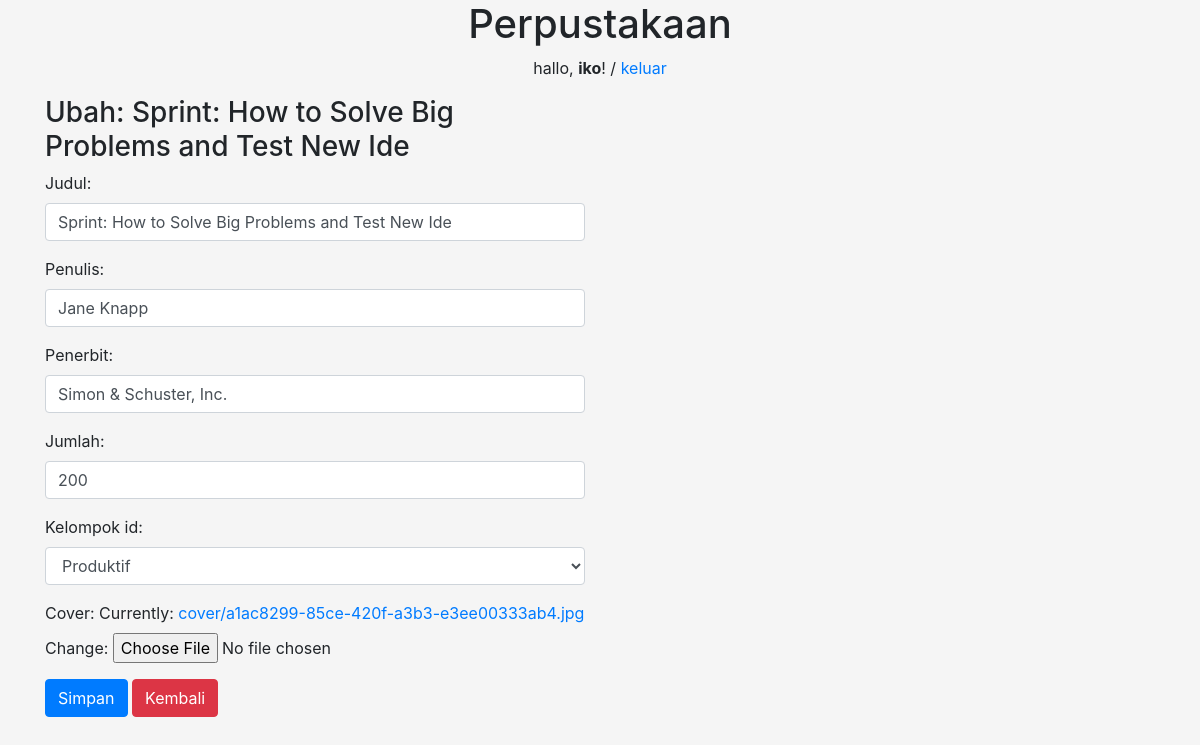
The app's page /buku/ubah/5 (signed in) with its own data.
### perpustakaan/models.py (models this page shows, shortened)
class Buku(models.Model):
    judul = models.CharField(max_length=50)
    penulis = models.CharField(max_length=40)
    penerbit = models.CharField(max_length=40)
    jumlah = models.IntegerField(null=True)
    kelompok_id = models.ForeignKey(Kelompok, on_delete=models.CASCADE, null=True)
    cover = models.ImageField(upload_to='cover/', null=True)
    tanggal = models.DateTimeField(auto_now_add=True, null=True)

### perpustakaan/views.py (the view)
# urls.py: path('buku/ubah/<int:id_buku>', ubah_buku, name='ubah_buku'),
@login_required(login_url=settings.LOGIN_URL)
def ubah_buku(request, id_buku):
    buku = Buku.objects.get(id=id_buku)
    template = 'ubah-buku.html'
    if request.POST:
        form = FormBuku(request.POST, request.FILES, instance=buku)
        if form.is_valid():
            form.save()
            messages.success(request, "Data Berhasil diperbaharui!")
            return redirect('ubah_buku', id_buku=id_buku)
    else:
        form = FormBuku(instance=buku)
        konteks = {
            'form':form,
            'buku':buku,
        }
    return render(request, template, konteks)

### perpustakaan/form.py
class FormBuku(ModelForm):
    class Meta:
        model = Buku
        fields = '__all__'
        widgets = {
            'judul' : forms.TextInput({'class':'form-control'}),
            'penulis' : forms.TextInput({'class':'form-control'}),
            'penerbit' : forms.TextInput({'class':'form-control'}),
            'jumlah' : forms.NumberInput({'class':'form-control'}),
            'kelompok_id' : forms.Select({'class':'form-control'}),
        }

### perpustakaan/models.py (called while the page is built)
    def __str__(self):
        return self.nama

### perpustakaan/templates/ubah-buku.html (shortened to what this page needs)
{% extends 'base.html' %} {% block content %}
<div class="container">
  <div class="row">
    <div class="col-md-6">
      <h3>Ubah: {{ buku.judul }}</h3>
      <form action="{% url 'ubah_buku' buku.id %}" method="post" enctype="multipart/form-data">
        {{ form.as_p }}
        <button class="btn btn-primary">Simpan</button>
        <a href="/buku" class="btn btn-danger">Kembali</a>
      </form>
    </div>
  </div>
</div>
{% endblock %}

### templates/judul.html
<center>
    <h1>Perpustakaan</h1>
    {% if user.is_authenticated %}
    <p>hallo, <strong>{{ user }}</strong>! / <a href="{% url 'keluar' %}">keluar</a></p>
    {% endif %}
</center>

### static/css/style.css (style rules this page uses)
body { background-color: whitesmoke; }

### records on screen
Buku: judul "Sprint: How to Solve Big Problems and Test New Ide", penulis "Jane Knapp", penerbit "Simon & Schuster, Inc.", jumlah "200", kelompok_id "Produktif"

### other values on screen
{{ user }} "iko"
